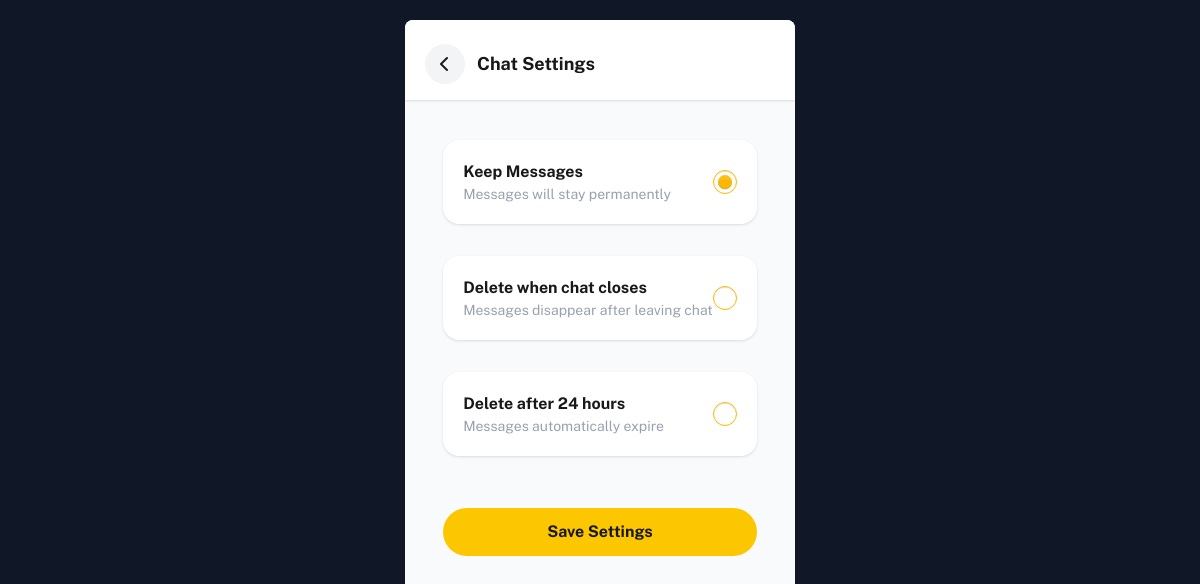
/chat/2/settings/ (signed in), run on the app's committed database.
### snapchat/models.py (models this page shows, shortened)
class Conversation(models.Model):
   class Mode(models.TextChoices):
        KEEP='keep','Keep'
        ON_CLOSE='on_close','ON_CLOSE',
        AFTER_24HR = "after_24_hr","After_24_hr"
   participants = models.ManyToManyField(get_user_model(), related_name='conversations')
   mode = models.CharField(max_length=20, choices=Mode.choices, default=Mode.KEEP)
   streak = models.PositiveIntegerField(default=0, editable=False)
   created_at = models.DateTimeField(auto_now_add=True)
   updated_at = models.DateTimeField(auto_now=True)

### snapchat/views.py (the view)
# urls.py: path('chat/<int:id>/settings/',views.chat_setting,name='chat-settings'),
def chat_setting(request,id):
    conversation = get_object_or_404(Conversation, id=id, participants = request.user)
    friend = conversation.participants.exclude(id = request.user.id).first()
    return render(request, 'pages/setting.html', {'conversation':conversation, 'friend':friend})

### snapchat/templates/pages/setting.html (shortened to what this page needs)
{% extends 'index.html' %}
{% load static %}
{% block main %}
<div class="h-full bg-gray-50">
    <div class="pt-6 px-5 pb-4 bg-white shadow-sm flex items-center gap-3">
        <a href="{% url 'chat' friend.id %}"
        class="w-10 h-10 rounded-full bg-gray-100 flex items-center justify-center">
            <i class="fa-solid fa-chevron-left"></i>
        </a>
        <h2 class="text-lg font-bold">
            Chat Settings
        </h2>
    </div>
    <div class=" space-y-4 flex felx-col justify-center mt-10 min-h-full">
        <form
        method="POST"
        action="{% url 'update-chat-settings' conversation.id %}"
        class="min-h-full flex flex-col gap-8">
        <label class="bg-white rounded-2xl p-5 flex items-center justify-between shadow-sm">
            <div>
                <h3 class="font-bold">
                    Keep Messages
                </h3>
                <p class="text-sm text-gray-400">
                    Messages will stay permanently
                </p>
            </div>
            <input
            type="radio"
            name="mode"
            value="keep"
            class="radio radio-warning"
            {% if conversation.mode == 'keep' %}
            checked
            {% endif %}
            >
        </label>
        <label class="bg-white rounded-2xl p-5 flex items-center justify-between shadow-sm">
            <div>
                <h3 class="font-bold">
                    Delete when chat closes
                </h3>
                <p class="text-sm text-gray-400">
                    Messages disappear after leaving chat
                </p>
            </div>
            <input
            type="radio"
            name="mode"
            value="on_close"
            class="radio radio-warning"
            >
        </label>
        <label class="bg-white rounded-2xl p-5 flex items-center justify-between shadow-sm">
            <div>
                <h3 class="font-bold">
                    Delete after 24 hours
                </h3>
                <p class="text-sm text-gray-400">
                    Messages automatically expire
                </p>
            </div>
            <input
            type="radio"
            name="mode"
            value="after_24_hr"
            class="radio radio-warning"
            >
        </label>
        <button
        type="submit"
        class="mt-5 w-full bg-yellow-400 py-3 rounded-full font-bold">
            Save Settings
        </button>
        </form>
    </div>
</div>
{% endblock %}

### snapchat/templates/base.html (style rules this page uses)
html, body { height: 100%; margin: 0; }
* { font-family: 'Public Sans', sans-serif; }

### data on the page
Conversation: mode "☑ Keep Messages Messages will s", mode "☐ Delete when chat closes Messa", mode "☐ Delete after 24 hours Message"
